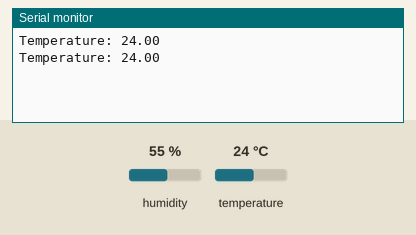
This sketch was run on a simulated Arduino Uno, built with avr-gcc and run on an emulated ATmega328P. Parts: the last lines printed to the serial monitor. The inputs (shaded band) are chosen by the test bench; at power-on: temperature 24 °C, humidity 55 %.

Above: at 2.8 s.
2.9 s: temperature set to 12 °C
At 4.6 s:
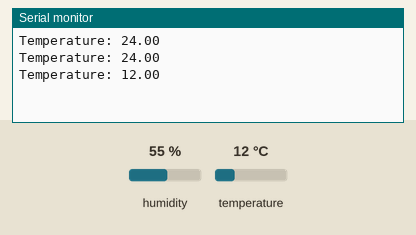
5.6 s: temperature set to 19 °C
At 7.3 s:
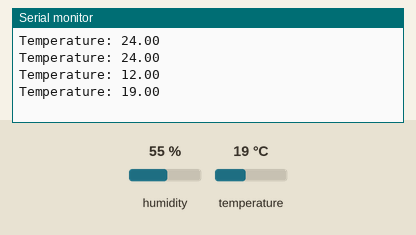
Timing chart, 0 to 8.8 s (numbered marks = the images above; inputs shaded):
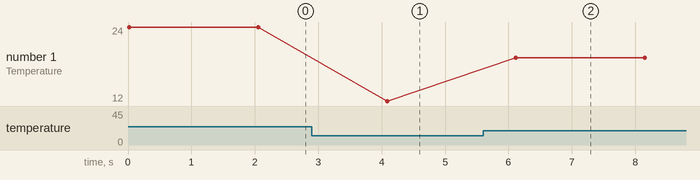

The sketch:

aku.ino
```cpp
#include <DHT.h>
#include <SoftwareSerial.h>

DHT d(2, DHT11);
SoftwareSerial esp(10, 11);

void setup() {
  Serial.begin(9600);
  esp.begin(9600);
  d.begin();
}

void loop() {
  float t = d.readTemperature();

  if (!isnan(t)) {
    Serial.print("Temperature: ");
    Serial.println(t);

    esp.println(t);
  }

  delay(2000);
}
```

Measured:
- after the input at 2.9 s, the serial monitor: prints a new line after 1.2 s (image 1)
- after the input at 5.6 s, the serial monitor: prints a new line after 0.52 s (image 2)
- plotted number 1: 24 → 12 after the input at 2.9 s, 12 → 19 after the input at 5.6 s
